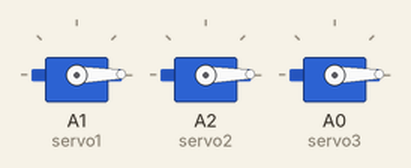
Recording of a sketch running on a simulated Arduino Uno, built with avr-gcc and run on an emulated ATmega328P. Shown: 3 × servo.

Above: at 0.05 s.
At 1.25 s:
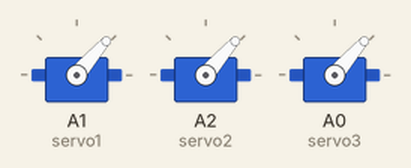
At 1.95 s:
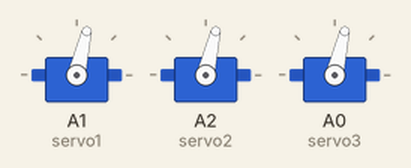
At 3.9 s:
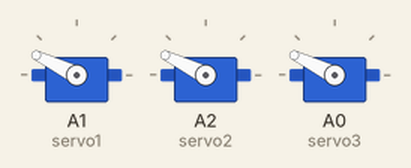
At 5.8 s:
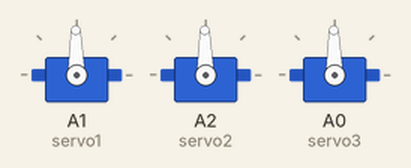
At 7.75 s:
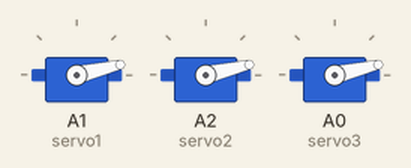
Timing chart, 0 to 10.5 s (numbered marks = the images above):
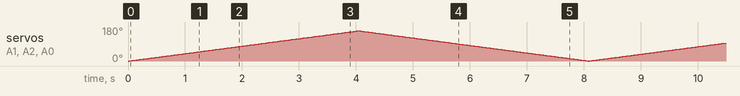

The sketch:

servoOceane.ino
```cpp
#include <Servo.h> //import servo library

Servo servo1;//defining the first servo 're gonna use
Servo servo2;
Servo servo3;

int pos = 0; //servo1 initial position

int servoDelay = 25; //time you wait between every actions the servo does


void setup()
{
  servo1.attach( A1 ); //defining wich pin is controlling the servo
  servo1.write(pos);

  servo2.attach(A2 );
  servo2.write(pos);

  servo3.attach( A0 );
  servo3.write(pos);
}


void loop() {
  for (pos=0; pos< 160; pos++) {
    servo1.write(pos);
    servo2.write(pos);
    servo3.write(pos);
    delay(servoDelay);
  }
   for ( pos=160; pos> 0; pos--) {
    servo1.write(pos);
    servo2.write(pos);
    servo3.write(pos);
    delay(servoDelay);
  }
}
```
